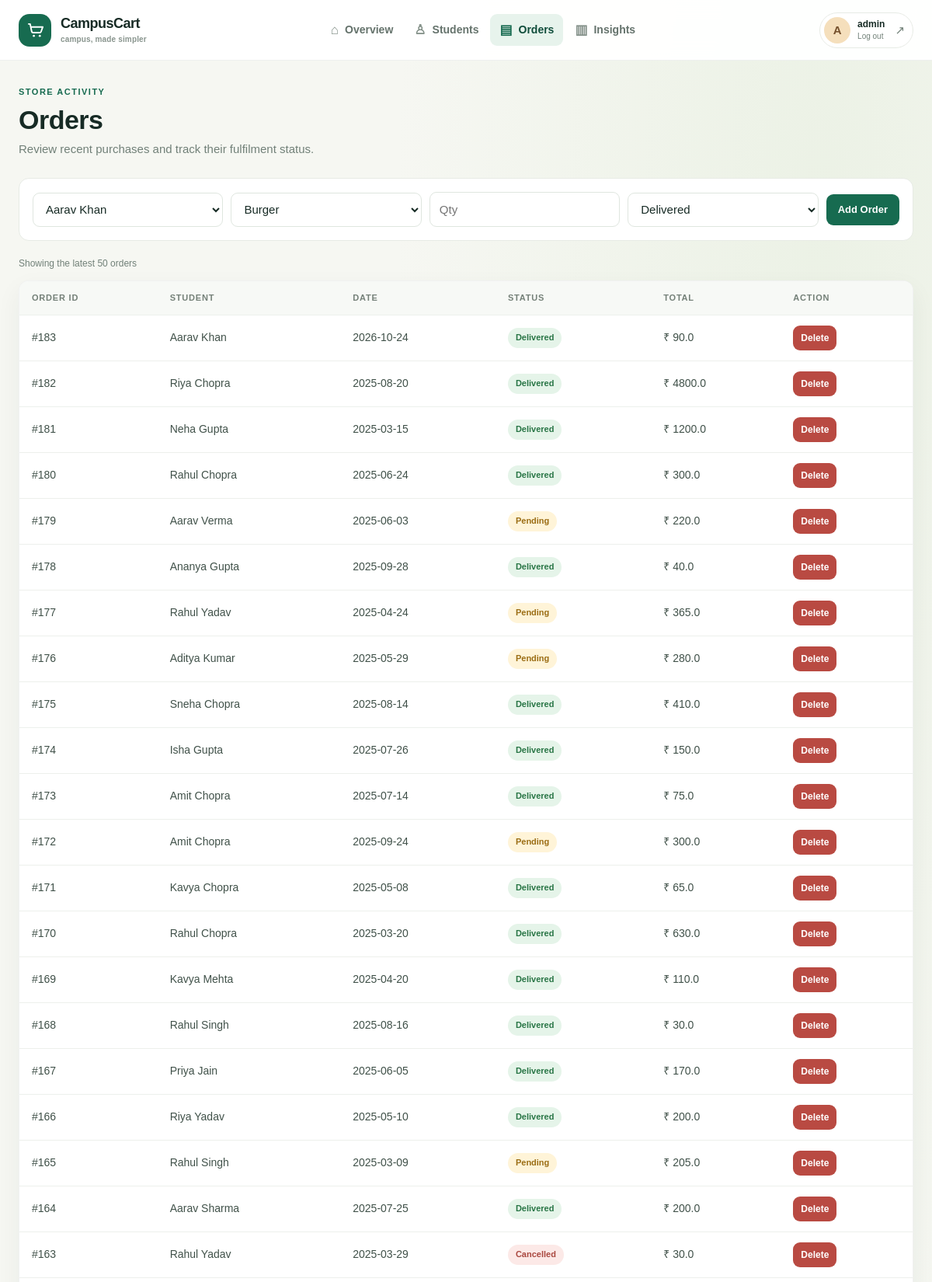
Screenshot of /orders (signed in, upper part) with the database file from the repository.
### tables this page shows
CREATE TABLE Orders (
  order_id INTEGER PRIMARY KEY,
  student_id INTEGER,
  order_date TEXT,
  status TEXT,
  FOREIGN KEY (student_id) REFERENCES Students(student_id)
);

### CampusCart/app.py (the view, shortened to what this page needs)
@app.route('/orders', methods=['GET', 'POST'])
@login_required
def orders():
    rows = query("""
        SELECT o.order_id, s.name AS student, o.order_date, o.status,
               SUM(oi.quantity*p.price) AS total
        FROM Orders o
        JOIN Students s ON o.student_id=s.student_id
        JOIN Order_Items oi ON o.order_id=oi.order_id
        JOIN Products p ON oi.product_id=p.product_id
        GROUP BY o.order_id, s.name, o.order_date, o.status
        ORDER BY o.order_id DESC LIMIT 50""")
    stu = query("SELECT student_id, name FROM Students ORDER BY name")
    prod = query("SELECT product_id, name FROM Products ORDER BY name")
    return render_template('orders.html', rows=rows, stu=stu, prod=prod)

### CampusCart/app.py (called while the page is built)
def query(sql, params=(), one=False, commit=False):
    conn = sqlite3.connect(DB)
    conn.row_factory = sqlite3.Row
    conn.execute("PRAGMA foreign_keys = ON")
    cur = conn.cursor()
    try:
        cur.execute(sql, params)
        if commit:
            conn.commit()
            return None
        return cur.fetchone() if one else cur.fetchall()
    finally:
        conn.close()

def login_required(f):
    @wraps(f)
    def wrapper(*args, **kwargs):
        if 'role' not in session:
            return redirect('/')
        return f(*args, **kwargs)
    return wrapper

### templates/orders.html (shortened to what this page needs)
{% extends "base.html" %}
{% block content %}
<div class="page-heading">
  <p class="eyebrow">Store activity</p>
  <h1>Orders</h1>
  <p class="muted">Review recent purchases and track their fulfilment status.</p>
</div>
{% if session['role'] == 'admin' %}
<form method="POST" class="inline-form">
  <select name="student_id" required>
    {% for s in stu %}<option value="{{ s.student_id }}">{{ s.name }}</option>{% endfor %}
  </select>
  <select name="product_id" required>
    {% for p in prod %}<option value="{{ p.product_id }}">{{ p.name }}</option>{% endfor %}
  </select>
  <input type="number" name="quantity" placeholder="Qty" min="1" required>
  <select name="status">
    <option>Delivered</option><option>Pending</option><option>Cancelled</option>
  </select>
  <button type="submit">Add Order</button>
</form>
{% endif %}
<p class="muted small">Showing the latest 50 orders</p>
<div class="table-wrap">
  <table>
    <thead><tr><th>Order ID</th><th>Student</th><th>Date</th><th>Status</th><th>Total</th>
        {% if session['role'] == 'admin' %}<th>Action</th>{% endif %}</tr></thead>
    <tbody>
    {% for r in rows %}
    <tr>
      <td>#{{ r.order_id }}</td><td>{{ r.student }}</td><td>{{ r.order_date }}</td>
      <td><span class="tag {{ r.status|lower }}">{{ r.status }}</span></td>
      <td>₹ {{ r.total }}</td>
      {% if session['role'] == 'admin' %}
      <td><a class="btn danger" href="/orders/delete/{{ r.order_id }}"
             onclick="return confirm('Delete karna hai?')">Delete</a></td>
      {% endif %}
    </tr>
    {% endfor %}
    </tbody>
  </table>
</div>
{% endblock %}

### static/style.css (style rules this page uses)
:root { color-scheme: light; --ink: #172b25; --muted: #718078; --green: #176b50; --green-dark: #104d3b; --green-soft: #e7f3ec; --cream: #f5f7f2; --line: #e7ebe5; --white: #fff; --shadow: 0 12px 32px rgba(25, 57, 43, .06); }
* { box-sizing: border-box; }
body { margin: 0; color: var(--ink); background: var(--cream); font-family: "DM Sans", Arial, sans-serif; font-size: 15px; line-height: 1.55; }
a { color: inherit; }
.page-heading { margin: 0 0 26px; }
.eyebrow { margin: 0 0 7px; color: var(--green); font-size: 11px; font-weight: 700; letter-spacing: 1.5px; text-transform: uppercase; }
h1, h2, h3, p { margin-top: 0; }
h1, h2, h3 { font-family: Manrope, "DM Sans", sans-serif; letter-spacing: -.5px; }
h1, h2 { margin-bottom: 5px; font-size: clamp(26px, 3vw, 34px); line-height: 1.2; }
.page-heading p:last-child { margin-bottom: 0; }
.muted { color: var(--muted); }
.small { font-size: 12px; }
input, select { min-height: 44px; padding: 10px 12px; border: 1px solid #dfe6df; border-radius: 9px; outline: none; background: white; color: var(--ink); font: inherit; transition: border .18s ease, box-shadow .18s ease; }
button, .btn { display: inline-flex; min-height: 40px; align-items: center; justify-content: center; padding: 9px 15px; border: 0; border-radius: 9px; background: var(--green); color: white; cursor: pointer; font: inherit; font-size: 13px; font-weight: 700; text-decoration: none; transition: background .18s ease, transform .18s ease; }
.btn.danger { background: #b94a42; }
.inline-form { display: flex; align-items: center; gap: 10px; flex-wrap: wrap; margin-bottom: 20px; padding: 17px; border: 1px solid var(--line); border-radius: 13px; background: white; }
.inline-form input, .inline-form select { flex: 1 1 150px; }
.table-wrap { overflow-x: auto; border: 1px solid rgba(23, 43, 37, .06); border-radius: 13px; background: white; box-shadow: var(--shadow); }
table { width: 100%; border-collapse: collapse; text-align: left; }
th, td { padding: 13px 16px; border-bottom: 1px solid #edf0ec; white-space: nowrap; }
th { background: #f7f9f6; color: #748078; font-size: 11px; font-weight: 700; letter-spacing: .8px; text-transform: uppercase; }
td { color: #405149; font-size: 14px; }
td .btn { min-height: 32px; padding: 6px 10px; font-size: 12px; }
.tag { display: inline-flex; padding: 4px 10px; border-radius: 20px; font-size: 11px; font-weight: 700; }
.tag.delivered { background: #e5f4e9; color: #287545; }
.tag.pending { background: #fff4d8; color: #9b6d14; }
.tag.cancelled { background: #fce9e7; color: #aa4840; }
body { background: radial-gradient(ellipse at 88% 8%, rgba(227, 237, 219, .55), transparent 34rem), #f6f7f2; }

### rows the page displays
Orders: order_id "183", student "Aarav Khan", order_date "2026-10-24", status "Delivered", total "90.0"
Orders: order_id "182", student "Riya Chopra", order_date "2025-08-20", status "Delivered", total "4800.0"
Orders: order_id "181", student "Neha Gupta", order_date "2025-03-15", status "Delivered", total "1200.0"
Orders: order_id "180", student "Rahul Chopra", order_date "2025-06-24", status "Delivered", total "300.0"
Orders: order_id "179", student "Aarav Verma", order_date "2025-06-03", status "Pending", total "220.0"
Orders: order_id "178", student "Ananya Gupta", order_date "2025-09-28", status "Delivered", total "40.0"
Orders: order_id "177", student "Rahul Yadav", order_date "2025-04-24", status "Pending", total "365.0"
Orders: order_id "176", student "Aditya Kumar", order_date "2025-05-29", status "Pending", total "280.0"
Orders: order_id "175", student "Sneha Chopra", order_date "2025-08-14", status "Delivered", total "410.0"
Orders: order_id "174", student "Isha Gupta", order_date "2025-07-26", status "Delivered", total "150.0"
Orders: order_id "173", student "Amit Chopra", order_date "2025-07-14", status "Delivered", total "75.0"
Orders: order_id "172", student "Amit Chopra", order_date "2025-09-24", status "Pending", total "300.0"
Orders: order_id "171", student "Kavya Chopra", order_date "2025-05-08", status "Delivered", total "65.0"
Orders: order_id "170", student "Rahul Chopra", order_date "2025-03-20", status "Delivered", total "630.0"
Orders: order_id "169", student "Kavya Mehta", order_date "2025-04-20", status "Delivered", total "110.0"
Orders: order_id "168", student "Rahul Singh", order_date "2025-08-16", status "Delivered", total "30.0"
Orders: order_id "167", student "Priya Jain", order_date "2025-06-05", status "Delivered", total "170.0"
Orders: order_id "166", student "Riya Yadav", order_date "2025-05-10", status "Delivered", total "200.0"
Orders: order_id "165", student "Rahul Singh", order_date "2025-03-09", status "Pending", total "205.0"
Orders: order_id "164", student "Aarav Sharma", order_date "2025-07-25", status "Delivered", total "200.0"
Orders: order_id "163", student "Rahul Yadav", order_date "2025-03-29", status "Cancelled", total "30.0"

### other values shown
{{ session['username'][0]|upper }} "A"
{{ session['username'] }} "admin"
form field student_id "Aarav Khan"
form field product_id "Burger"
